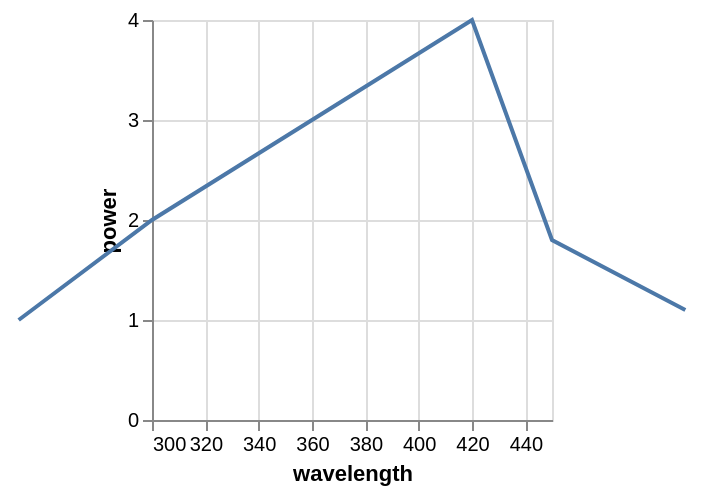

Express this chart as Vega-Lite.
### Vega specification from a JSON file in a GitHub repository (floating-point values rounded to 4 significant figures)
{"$schema": "https://vega.github.io/schema/vega/v5.json", "background": "white", "padding": 5, "width": 200, "height": 200, "style": "cell", "data": [{"name": "source_0", "values": [{"wavelength": 250, "power": 1}, {"wavelength": 300, "power": 2}, {"wavelength": 420, "power": 4}, {"wavelength": 450, "power": 1.8}, {"wavelength": 500, "power": 1.1}]}, {"name": "data_0", "source": "source_0", "transform": [{"type": "formula", "expr": "toNumber(datum[\"wavelength\"])", "as": "wavelength"}]}], "marks": [{"name": "marks", "type": "line", "style": ["line"], "sort": {"field": "datum[\"wavelength\"]"}, "from": {"data": "data_0"}, "encode": {"update": {"stroke": {"value": "#4c78a8"}, "description": {"signal": "\"wavelength: \" + (format(datum[\"wavelength\"], \"\")) + \"; power: \" + (format(datum[\"power\"], \"\"))"}, "x": {"scale": "x", "field": "wavelength"}, "y": {"scale": "y", "field": "power"}, "defined": {"signal": "isValid(datum[\"wavelength\"]) && isFinite(+datum[\"wavelength\"]) && isValid(datum[\"power\"]) && isFinite(+datum[\"power\"])"}}}}], "scales": [{"name": "x", "type": "linear", "domain": [300, 450], "range": [0, {"signal": "width"}], "zero": false}, {"name": "y", "type": "linear", "domain": {"data": "data_0", "field": "power"}, "range": [{"signal": "height"}, 0], "nice": true, "zero": true}], "axes": [{"scale": "x", "orient": "bottom", "gridScale": "y", "grid": true, "tickCount": {"signal": "ceil(width/40)"}, "domain": false, "labels": false, "aria": false, "maxExtent": 0, "minExtent": 0, "ticks": false, "zindex": 0}, {"scale": "y", "orient": "left", "gridScale": "x", "grid": true, "tickCount": {"signal": "ceil(height/40)"}, "domain": false, "labels": false, "aria": false, "maxExtent": 0, "minExtent": 0, "ticks": false, "zindex": 0}, {"scale": "x", "orient": "bottom", "grid": false, "title": "wavelength", "labelFlush": true, "labelOverlap": true, "tickCount": {"signal": "ceil(width/40)"}, "zindex": 0}, {"scale": "y", "orient": "left", "grid": false, "title": "power", "labelOverlap": true, "tickCount": {"signal": "ceil(height/40)"}, "zindex": 0}]}
